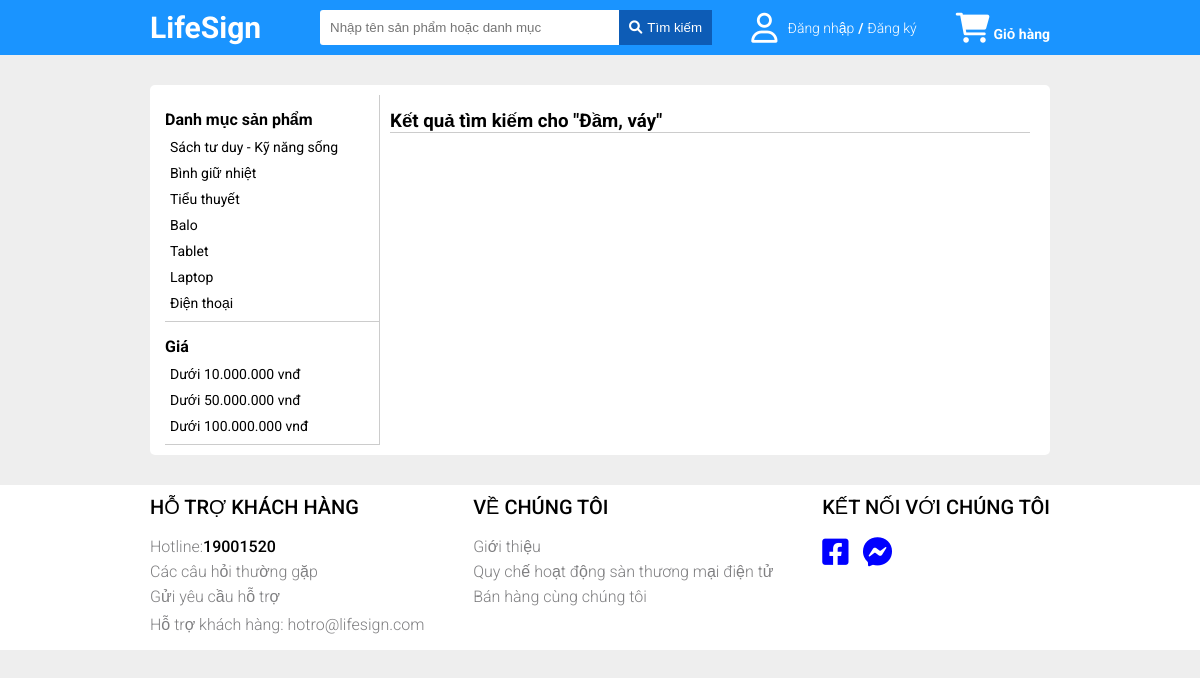
Before: /?c=timkiem&a=dm&id=Đầm, váy with the older database file.
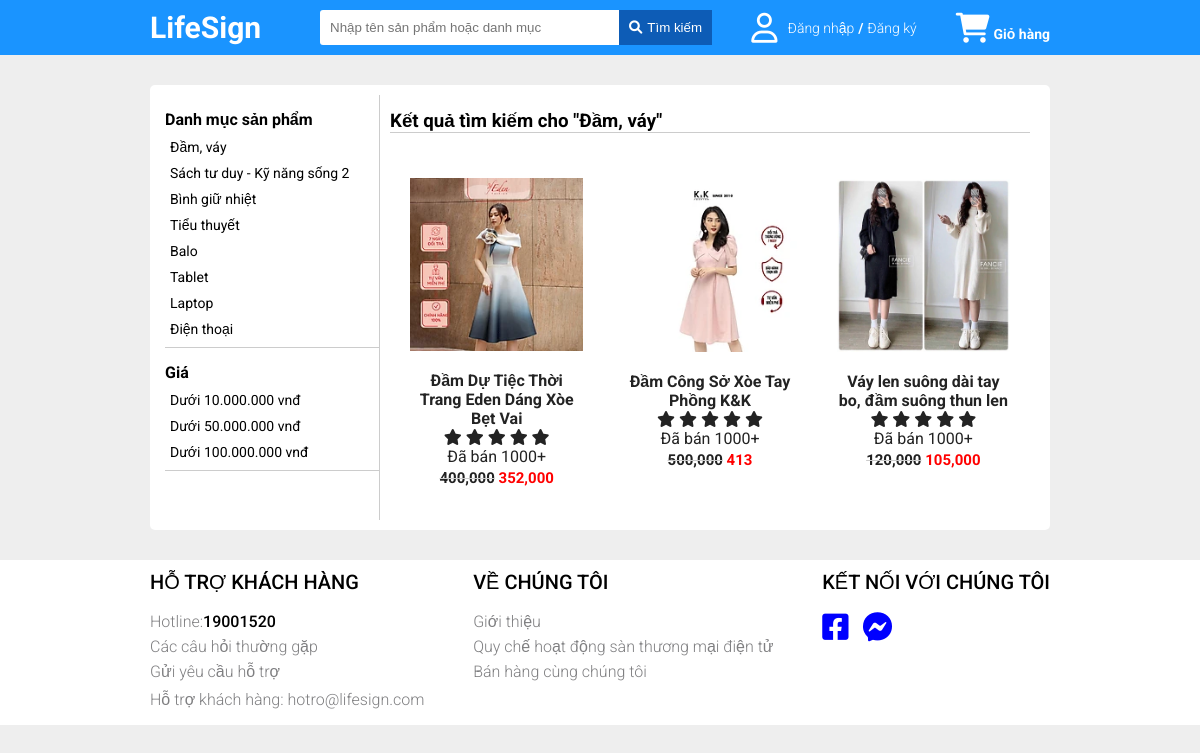
After: the same page with the newer database file.
### tables this page shows
CREATE TABLE `danhmuc_sp` (
  `Id_dm_sp` int(11) NOT NULL,
  `tieu_de` varchar(255) NOT NULL,
  `noi_dung` text NOT NULL,
  `img` varchar(255) NOT NULL
);

CREATE TABLE `san_pham` (
  `id_sanpham` varchar(11) NOT NULL,
  `id_dm_sp` int(11) NOT NULL,
  `ten_dang_nhap` varchar(255) NOT NULL,
  `tieu_de` varchar(255) NOT NULL,
  `noi_dung` text NOT NULL,
  `img` varchar(255) NOT NULL,
  `gia_goc` float NOT NULL,
  `gia_giam` float DEFAULT NULL,
  `ngay_dang` datetime NOT NULL,
  `danh_gia` float NOT NULL,
  `trang_thai` tinyint(1) NOT NULL,
  `so_luong` int(11) NOT NULL
);

### site/controller/timkiemController.php (called while the page is built, shortened)
<?php
class timkiemController
{
    private $timkiemModel;
    private $dmSPModel;
    function __construct(){
        $this->timkiemModel = model('timkiemModel');
        $this->dmSPModel = model('dm_san_phamModel');
    }
    function dm(){
        if(isset($_GET['id'])){
            $tukhoa = $_GET['id'];
            $sanPham = $this->timkiemModel->tim_kiem_dm($tukhoa);
        }
        else{
            $sanPham = $this->timkiemModel->tim_kiem_all();
        }
        $dmSP = $this->dmSPModel->get_dm_sp_all();
        view('trangChinh/timkiemView', 'site', [
            'danhMuc' => $dmSP,
            'tukhoa'=>$tukhoa,
            'view'=>$sanPham
        ]);
    }
}

### core/router.php (called while the page is built, shortened)
<?php
function routerSite($controller, $action){
    $controllerObj = new $controller();
    $controllerObj->{$action}();
}

### core/DB.php (called while the page is built, shortened)
<?php
class DB
{
    public $con;
    private $severName = 'localhost';
    private $databaseName = 'duan1_nhom3';
    private $userName = 'root';
    private $password = '';
    function __construct()
    {
        $this->con = new mysqli($this->severName, $this->userName, $this->password, $this->databaseName);
    }
    public function getData($sql)
    {
        $datas = $this->con->query($sql);
        return $data = $datas->fetch_all();
    }
}

### model/dm_san_phamModel.php (called while the page is built, shortened)
<?php
class dm_san_phamModel extends DB
{
    function get_dm_sp_all()
    {
        $sql = "SELECT * from danhmuc_sp order by id_dm_sp desc";
        return $this->getData($sql);
    }
}

### model/timkiemModel.php (called while the page is built, shortened)
<?php
class timkiemModel extends DB{
    function tim_kiem_dm($timkiem){
        $sql = "SELECT * FROM `san_pham` sp JOIN `danhmuc_sp` dmsp ON sp.id_dm_sp=dmsp.Id_dm_sp
                WHERE sp.tieu_de LIKE '%$timkiem%' OR dmsp.tieu_de LIKE '%$timkiem%' AND sp.trang_thai = 1";
        return $this->getData($sql);
    }
}
?>

### site/view/trangChinh/timkiemView.php (the view, shortened to what this page needs)
<link rel="stylesheet" href="<?= URL_PUBLIC ?>site/css/search.css">
<link rel="stylesheet" href="<?= URL_PUBLIC ?>site/css/index.css">
<div class="container">
  <div class="danhMucAll sanPham showsearch">
    <div class="menuProduct">
      <div class="searchDanhmuc">
        <h4>Danh mục sản phẩm</h4>
        <ul>
          <?php
          foreach ($data['danhMuc'] as $danhMuc) {
            echo '
                    <li>
                        <a href="?c=timkiem&a=dm&id=' . $danhMuc[1] . '">
                            <p>' . $danhMuc[1] . '</p>
                        </a>
                    </li>
                        ';
          }
          ?>
        </ul>
      </div>
      <div class="searchDanhmuc">
        <h4>Giá</h4>
        <ul>
          <li><a href="?c=timkiem&a=gia&id=10000000">Dưới 10.000.000 vnđ</a></li>
          <li><a href="?c=timkiem&a=gia&id=50000000">Dưới 50.000.000 vnđ</a></li>
          <li><a href="?c=timkiem&a=gia&id=100000000">Dưới 100.000.000 vnđ</a></li>
        </ul>
      </div>
    </div>
    <div class="showProduct">
      <h3 class="searchOutput">Kết quả tìm kiếm cho "<?php echo $data['tukhoa'] ?>"</h3>
      <div class="container-c">
        <?php
        foreach ($data['view'] as $value) {
          $check = [
            0 => '',
            1 => '',
            2 => '',
            3 => '',
            4 => '',
          ];
          echo '
          <div class="box">
            <a href="' . URL_WEB . '?c=chitiet&a=index&id=' . $value[0] . '">
                <img src="' . URL_PUBLIC . 'site/img/' . $value[5] . '" class="product" />
                <div class="product__main">
                    <h3 class="name">
                        <b>' . $value[3] . '</b>
                    </h3>
                    <div class="rating">
                        <span class="fa fa-star ' . $check[0] . '"></span>
                        <span class="fa fa-star ' . $check[1] . '"></span>
                        <span class="fa fa-star ' . $check[2] . '"></span>
                        <span class="fa fa-star ' . $check[3] . '"></span>
                        <span class="fa fa-star ' . $check[4] . '"></span>
                        <p>Đã bán 1000+</p>
                    </div>
                    <p class="buy1">
                        <b>' . number_format($value[6]) . '</b>
                        <b>' . number_format($value[7]) . '</b>
                    </p>
                </div>
            </a>
        </div>
                ';
        }
        ?>
      </div>
    </div>
  </div>
</div>

### index.php (shortened to what this page needs)
<?php
if (isset($_GET['c']) && isset($_GET['a'])) {
    $controller = $_GET['c'];
    $action = $_GET['a'];
    routerSite($controller, $action);
} else {
    $controller = 'home';
    $action = 'index';
    routerSite($controller, $action);
}

### core/function.php (shortened to what this page needs)
<?php
function view($viewName, $vi_tri, $data = [])
{
    if ($vi_tri == 'admin') {
        $page = URL_ADMIN . '/view/' . $viewName . '.php';
        require_once URL . '/public/admin/layout.php';
    } else if ($vi_tri == 'site') {
        require_once URL . '/public/site/layout.php';
    }
}

### public/site/layout.php (shortened to what this page needs)
<!DOCTYPE html>
<html lang="vi">
<head>
    <link rel="stylesheet" href="https://cdnjs.cloudflare.com/ajax/libs/font-awesome/6.0.0-beta2/css/all.min.css" />
    <link rel="stylesheet" type="text/css" href="https://cdn.jsdelivr.net/npm/slick-carousel@1.8.1/slick/slick.css" />
    <link rel="stylesheet" href="<?= URL_PUBLIC ?>site/css/bloc.css">
</head>
<body>
    <?php require_once URL . '/public/site/bloc/header.php' ?>
    <main class='main'>
        <?php require_once $page ?>
    </main>
    <?php require_once URL . '/public/site/bloc/footer.php' ?>
</body>
</html>

### public/site/bloc/header.php (shortened to what this page needs)
<header class="header">
    <section class="top-head">
        <div class="container">
            <div class="top-head-row">
                <a class="logo-wrapper" href="?c=index">
                    <h1>LifeSign</h1>
                </a>
                <div class="top-header__main-wrapper">
                    <form action="?c=timkiem&a=index" class="search-wrapper" method="post">
                        <input type="search" name="tim-kiem" placeholder="Nhập tên sản phẩm hoặc danh mục" id="" />
                        <button type="submit" name="btn-timkiem">
                            <i class="fas fa-search"></i><span>Tìm kiếm</span>
                        </button>
                    </form>
                    <div class="account-wrapper">
                        <i class="far fa-user header__icon header__icon--primary"></i>
                        <div class="account-action">
                            <?php
                            if (!isset($_SESSION['login'])) {
                                echo '
                                    <a href="?c=account&a=login" class="header_text">Đăng nhập</a>
                                    <span class="header_text"><b>/</b></span>
                                    <a href="?c=account&a=signup" class="header_text">Đăng ký</a>
                                ';
                            }
                            ?>
                        </div>
                    </div>
                    <a class="cart-wrapper" href="?c=giohang&a=index">
                        <i class="
                    fas
                    fa-shopping-cart
                    header__icon header__icon--primary
                  "></i>
                        <span class="header_text header_text--secondary">Giỏ hàng</span>
                    </a>
                </div>
            </div>
        </div>
    </section>
</header>

### public/site/bloc/footer.php
<footer class="footer">
    <section class="footer1">
        <div class="container">
            <div class="footer1-row">
                <div class="footer-wrapper">
                    <h3 class="footer-text-h3">Hỗ trợ khách hàng</h3>
                    <div class="footer-text">
                        <span>Hotline: </span><span class="footer-span--secondary">19001520</span><br />
                        <a href="#">Các câu hỏi thường gặp</a><br />
                        <a href="#">Gửi yêu cầu hỗ trợ</a><br />
                        <span>Hỗ trợ khách hàng: <a href="#"> hotro@lifesign.com</a></span>
                    </div>
                </div>
                <div class="footer-wrapper">
                    <h3 class="footer-text-h3">Về chúng tôi</h3>
                    <div class="footer-text">
                        <a href="#">Giới thiệu</a><br />
                        <a href="#">Quy chế hoạt động sàn thương mại điện tử</a><br />
                        <a href="#">Bán hàng cùng chúng tôi</a><br />
                    </div>
                </div>
                <div class="footer-wrapper">
                    <h3 class="footer-text-h3">Kết nối với chúng tôi</h3>
                    <div class="footer-text">
                        <a href="https://facebook.com/minhhuy.duongngoc.9" target="blank" class="mxh-a"><i class="fab fa-facebook-square"></i></a>
                        <a href="#" class="mxh-a"><i class="fab fa-facebook-messenger"></i></a>
                    </div>
                </div>
            </div>
        </div>
    </section>
</footer>

### public/site/css/bloc.css (style rules this page uses)
* { margin: 0; padding: 0; box-sizing: border-box; }
html { font-size: 16px; }
body { font-family: 'Roboto', sans-serif; background-color: #eee; }
img { width: 100%; height: auto; }
.container { max-width: 1200px; margin: auto; }
@media screen and (max-width: 1250px) { .container { max-width: 900px; } }
.top-head { background-color: #1A94FF; padding: 10px 0; position: relative; }
.top-head-row { display: flex; align-items: center; }
.logo-wrapper { width: 70px; display: block; margin-right: 100px; font-size: 30px; color: #fff; text-decoration: none; }
.logo-wrapper>h1 { font-size: 30px; }
.top-header__main-wrapper { display: flex; align-items: center; justify-content: space-between; width: calc(100% - 70px); }
.search-wrapper input { width: 500px; padding: 10px 10px; border: none; outline: none; border-radius: 3px 0 0 3px; }
.search-wrapper button { padding: 10px 10px; border: none; outline: none; background-color: #0D5CB6; color: white; cursor: pointer; margin-left: -5px; }
.search-wrapper button span { margin-left: 5px; }
.header_text { color: white; text-decoration: none; font-weight: 300; font-size: 14px; }
.header_text--secondary { font-weight: 700; }
.header__icon { color: white; font-size: 14px; }
.header__icon--primary { font-size: 30px; }
.account-wrapper { display: flex; align-items: center; }
.account-wrapper>.header__icon { margin-right: 10px; }
.cart-wrapper { text-decoration: none; }
@media screen and (max-width: 1255px) { .search-wrapper input { width: 300px; } }
.footer1 { background-color: white; }
.footer1-row { display: flex; justify-content: space-between; align-items: flex-start; }
.footer-wrapper { padding: 10px 0; }
.footer-wrapper .footer-text-h3 { text-transform: uppercase; font-weight: 500; font-size: 20px; }
.footer-text { margin-top: 15px; }
.footer-text a, .footer-text span { text-decoration: none; color: #7f7f81; display: inline-block; margin: 3px 0; font-weight: 300; }
.footer-span--secondary { font-weight: 500 !important; color: black !important; }
.footer-text>a>i { font-size: 30px; }
.mxh-a>i { color: blue; margin-right: 10px; }

### public/site/css/search.css (style rules this page uses)
.showsearch { margin-bottom: 30px; display: flex; }
.menuProduct { width: 25%; border-right: 1px solid #ccc; }
.searchDanhmuc { border-bottom: 1px solid #ccc ; margin-top: 15px; margin-left: 5px; }
.searchDanhmuc ul li { display: flex; margin: 10px 5px; }
.searchDanhmuc ul li a { text-decoration: none; color: #000; font-size: 14px; }
.showProduct { width: 75%; }
.searchOutput { margin: 15px 10px; border-bottom: 1px solid #ccc; }
.container-c .box { max-width: 33.333333333333%; flex: 0 0 33.333333333333%; }

### public/site/css/index.css (style rules this page uses)
.danhMucAll { background-color: #fff; margin-top: 30px; padding: 10px 10px 10px 10px; border-radius: 5px 5px 5px 5px; }
.container-c { position: relative; display: flex; align-items: center; flex-wrap: wrap; width: 100%; transform-style: preserve-3d; padding: 10px 10px 10px 10px; }
.container-c .box { position: relative; max-width: 20%; flex: 0 0 20%; min-height: 350px; transform-style: preserve-3d; border-radius: 5px; }
.container-c .box a { display: block; padding: 20px; text-decoration: none; }
.box img { display: block; width: 100%; }
.name { text-align: center; color: #232323; width: 100%; font-size: 16px; }
.rating { text-align: center; color: #232323; width: 100%; }
.buy1 { color: red; padding: 3px 10px; font-size: 15px; text-decoration: none; text-align: center; }
.product__main { margin-top: 20px; }
.product { transition: 0.5s; transform-style: preserve-3d; }
.buy1>b:first-child { text-decoration: line-through #ccc; color: #212121; }
@media screen and (max-width:1267px) { .container-c .box { max-width: 25%; flex: 0 0 25%; } }
.sanPham { margin-bottom: 30px; }

### site/view/trangChinh/timkiemView.php (style rules this page uses)
@media screen and (min-width: 900px) { .container-c .box { max-width: 33.333333333333%; flex: 0 0 33.333333333333%; } }

Changed rows visible on the page:
added danhmuc_sp: tieu_de "Đầm, váy"
changed danhmuc_sp: tieu_de "Sách tư duy - Kỹ năng sống" → "Sách tư duy - Kỹ năng sống 2"
added san_pham: img (picture), tieu_de "Đầm Dự Tiệc Thời Trang Eden Dáng Xòe Bẹt Vai", gia_goc "400,000", gia_giam "352,000"
added san_pham: img (picture), tieu_de "Đầm Công Sở Xòe Tay Phồng K&K", gia_goc "500,000", gia_giam "413"
added san_pham: img (picture), tieu_de "Váy len suông dài tay bo, đầm suông thun len", gia_goc "120,000", gia_giam "105,000"
